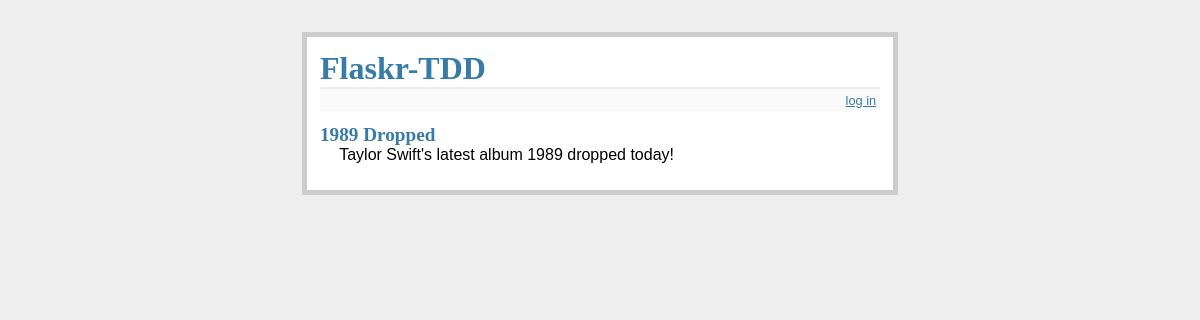
Before: / with the older database file.
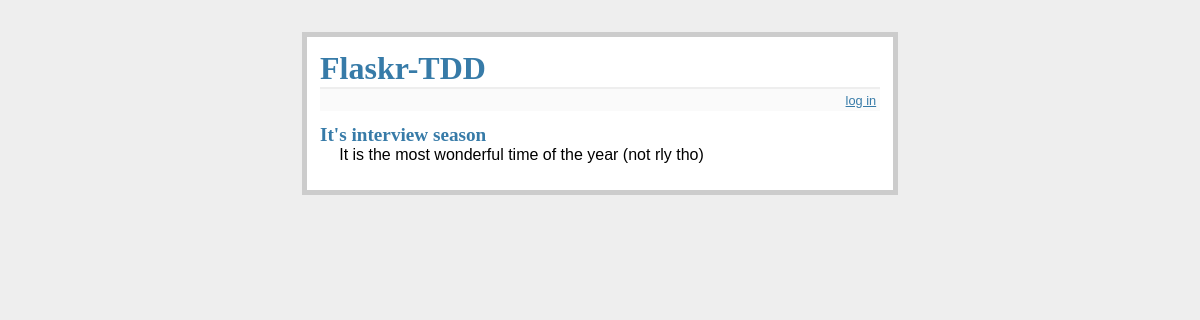
After: the same page with the newer database file.
### tables this page shows
CREATE TABLE entries (
  id integer primary key autoincrement,
  title text not null,
  text text not null
);

### project/app.py (the view)
@app.route('/')
def index():
    db = get_db()
    cur = db.execute('select * from entries order by id desc')
    entries = cur.fetchall()
    return render_template('index.html', entries=entries)

### project/app.py (called while the page is built)
def connect_db():
    rv = sqlite3.connect(app.config["DATABASE"])
    rv.row_factory = sqlite3.Row
    return rv

def get_db():
    if not hasattr(g, "sqlite_db"):
        g.sqlite_db = connect_db()
    return g.sqlite_db

### project/templates/index.html (shortened to what this page needs)
<!DOCTYPE html>
<html>
  <head>
    <link
      rel="stylesheet"
      type="text/css"
      href="{{ url_for('static', filename='style.css') }}"
    />
  </head>
  <body>
    <div class="page">
      <h1>Flaskr-TDD</h1>
      <div class="metanav">
        {% if not session.logged_in %}
        <a href="{{ url_for('login') }}">log in</a>
        {% else %}
        <a href="{{ url_for('logout') }}">log out</a>
        {% endif %}
      </div>
      <ul class="entries">
        {% for entry in entries %}
        <li class="entry">
            <h2 id="{{ entry.id }}">{{ entry.title }}</h2>
            {{ entry.text|safe }}
          </li>
        {% else %}
        <li><em>No entries yet. Add some!</em></li>
        {% endfor %}
      </ul>
    </div>
  </body>
</html>

### project/static/style.css (style rules this page uses)
body { font-family: sans-serif; background: #eee; }
a, h1, h2 { color: #377ba8; }
h1, h2 { font-family: "Georgia", serif; margin: 0; }
h1 { border-bottom: 2px solid #eee; }
h2 { font-size: 1.2em; }
.page { margin: 2em auto; width: 35em; border: 5px solid #ccc; padding: 0.8em; background: white; }
.entries { list-style: none; margin: 0; padding: 0; }
.entries li { margin: 0.8em 1.2em; }
.entries li h2 { margin-left: -1em; }
.metanav { text-align: right; font-size: 0.8em; padding: 0.3em; margin-bottom: 1em; background: #fafafa; }

Changed rows visible on the page:
removed entries: title "1989 Dropped", text "Taylor Swift's latest album 1989 dropped today!"
added entries: title "It's interview season", text "It is the most wonderful time of the year (not rly tho)"
